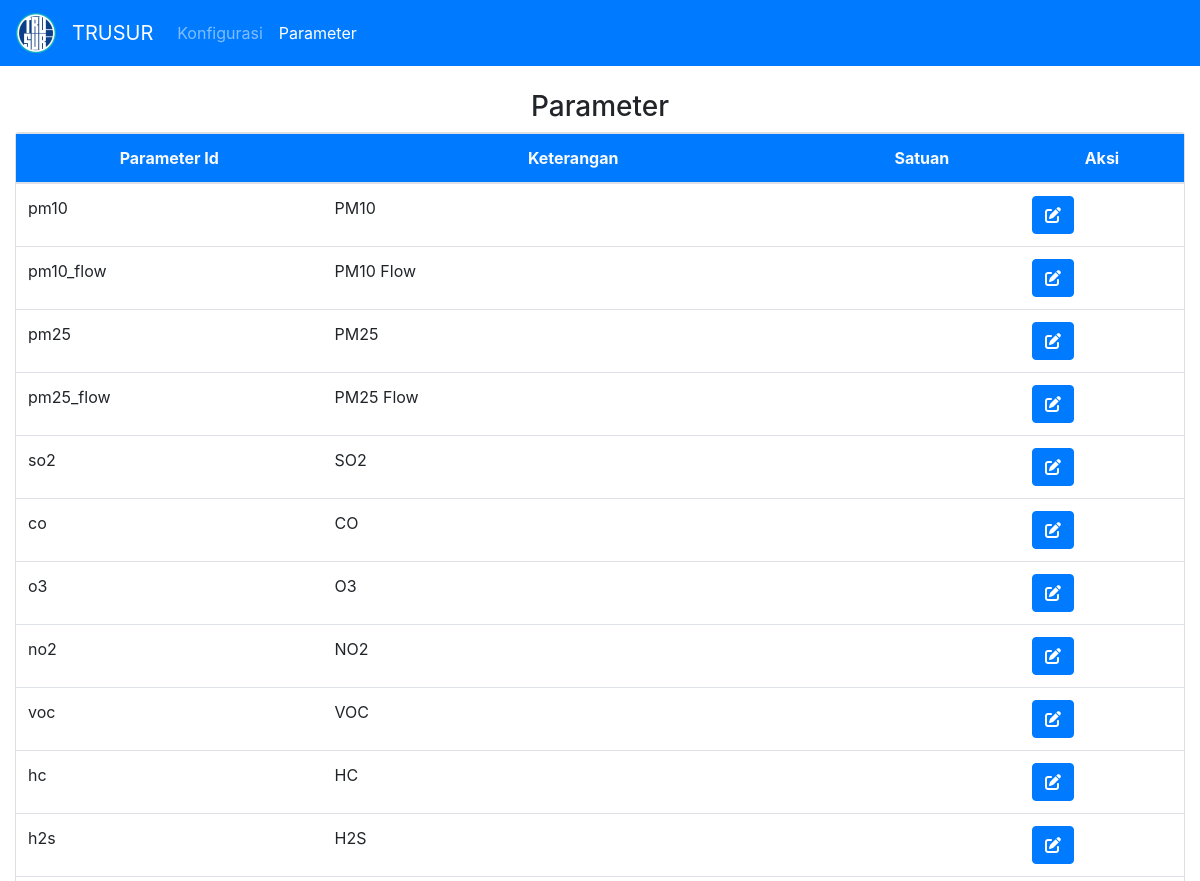
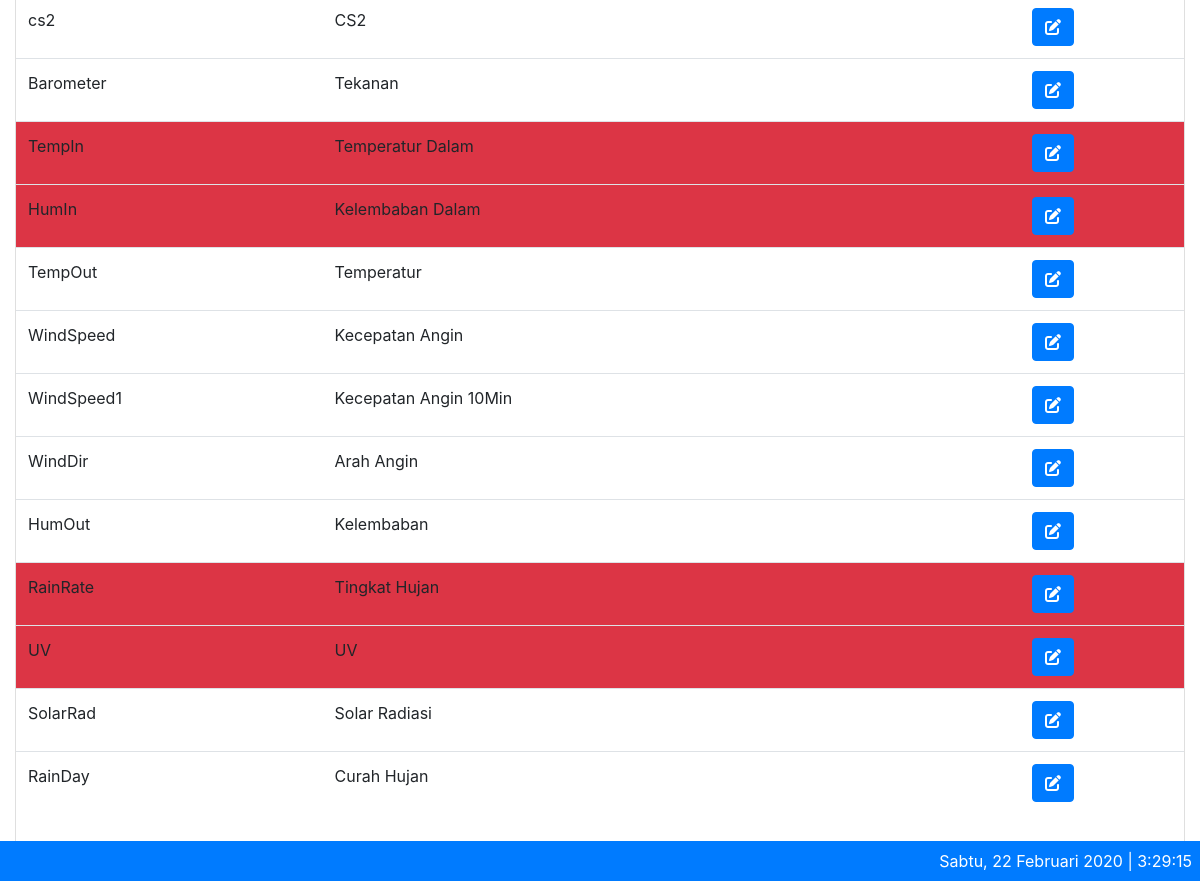
The page /index.php/parameter on the database its author committed (2 pictures, top to bottom).
### tables this page shows
CREATE TABLE IF NOT EXISTS `aqm_params` (
  `id` int(11) NOT NULL AUTO_INCREMENT,
  `param_id` varchar(10) NOT NULL,
  `caption` varchar(100) NOT NULL,
  `default_unit` varchar(10) NOT NULL,
  `satuan` VARCHAR(20) NOT NULL,
  `formula` varchar(255) DEFAULT NULL,
  `is_view` smallint(6) NOT NULL,
  `xtimestamp` timestamp NOT NULL DEFAULT current_timestamp() ON UPDATE current_timestamp(),
  PRIMARY KEY (`id`),
  UNIQUE KEY `param_id` (`param_id`)
);

### application/libraries/Temp_frontend.php (called while the page is built)
<?php
Class Temp_frontend{
	var $template_data = array();
	function set($name, $value){
		$this->template_data[$name] = $value;
	}
	function load($temp_frontend = '', $view = '', $view_data = array(), $return = FALSE){
		$this->CI =& get_instance();
		$this->set('contents', $this->CI->load->view($view, $view_data, TRUE));
		return $this->CI->load->view($temp_frontend, $this->template_data, $return);
	}
}

### application/controllers/Parameter.php (called while the page is built, shortened)
<?php
class Parameter extends CI_Controller {
	public function index()
	{
		$data['title'] = 'List Parameter';
		$data['alldata'] = $this->parameter_m->getDataParameter();
		$this->temp_frontend->load('master/theme/theme', 'master/parameter/parameter', $data);
	}
}

### index.php (called while the page is built, shortened)
<?php
require_once BASEPATH.'core/CodeIgniter.php';

### application/models/Parameter_m.php (called while the page is built, shortened)
<?php
class Parameter_m extends CI_Model {
	public function getDataParameter($id = FALSE){
		if($id === FALSE){
			$this->db->order_by('id', 'ASC');
			$query = $this->db->get('aqm_params');
			return $query->result_array();
		}
		$query = $this->db->get_where('aqm_params', array('id' => $id));
		return $query->row_array();
	}
}

### application/views/master/parameter/parameter.php (the view)
<div class="container-fluid">
  <br>
  <h3 class="text-center">Parameter</h3>
  <div class="card">
  	<div class="row" style="padding-bottom: 50px;">
  		<div class="col-sm">
  			<div class="table-responsive">
		        <table class="table">
		          <tr class="bg-primary text-center text-light">
		            <th>Parameter Id</th>
                <th>Keterangan</th>
                <th>Satuan</th>
                <th>Aksi</th>
              </tr>
		          <tbody>
		          <?php foreach($alldata as $data) : ?>
		          <tr>
		            <td class="<?php if(empty($data['is_view'])) { ?>bg-danger <?php } ?>"><?= $data['param_id']; ?></td>
                <td class="<?php if(empty($data['is_view'])) { ?>bg-danger <?php } ?>"><?= $data['caption']; ?></td>
                <td class="<?php if(empty($data['is_view'])) { ?>bg-danger <?php } ?>"><?= $data['satuan']; ?></td>
                <td class="<?php if(empty($data['is_view'])) { ?>bg-danger <?php } ?>">
                  <a href="<?= site_url('/parameter/edit/'.$data['id']) ?>" class="btn btn-primary"><i class="fas fa-edit"></i></a>
                </td>
		          </tr>
		          <?php endforeach ?>
		          </tbody>
		        </table>
		      </div>
  		</div>
  	</div>
  </div>
</div>

### rows shown on the page
aqm_params: param "pm10", caption "PM10", is_view 1 (drawn)
aqm_params: param "pm10_flow", caption "PM10 Flow", is_view 1 (drawn)
aqm_params: param "pm25", caption "PM25", is_view 1 (drawn)
aqm_params: param "pm25_flow", caption "PM25 Flow", is_view 1 (drawn)
aqm_params: param "so2", caption "SO2", is_view 1 (drawn)
aqm_params: param "co", caption "CO", is_view 1 (drawn)
aqm_params: param "o3", caption "O3", is_view 1 (drawn)
aqm_params: param "no2", caption "NO2", is_view 1 (drawn)
aqm_params: param "voc", caption "VOC", is_view 1 (drawn)
aqm_params: param "hc", caption "HC", is_view 1 (drawn)
aqm_params: param "h2s", caption "H2S", is_view 1 (drawn)
aqm_params: param "cs2", caption "CS2", is_view 1 (drawn)
aqm_params: param "Barometer", caption "Tekanan", is_view 1 (drawn)
aqm_params: param "TempIn", caption "Temperatur Dalam", is_view 0 (drawn)
aqm_params: param "HumIn", caption "Kelembaban Dalam", is_view 0 (drawn)
aqm_params: param "TempOut", caption "Temperatur", is_view 1 (drawn)
aqm_params: param "WindSpeed", caption "Kecepatan Angin", is_view 1 (drawn)
aqm_params: param "WindSpeed1", caption "Kecepatan Angin 10Min", is_view 1 (drawn)
aqm_params: param "WindDir", caption "Arah Angin", is_view 1 (drawn)
aqm_params: param "HumOut", caption "Kelembaban", is_view 1 (drawn)
aqm_params: param "RainRate", caption "Tingkat Hujan", is_view 0 (drawn)
aqm_params: param "UV", caption "UV", is_view 0 (drawn)
aqm_params: param "SolarRad", caption "Solar Radiasi", is_view 1 (drawn)
aqm_params: param "RainDay", caption "Curah Hujan", is_view 1 (drawn)
